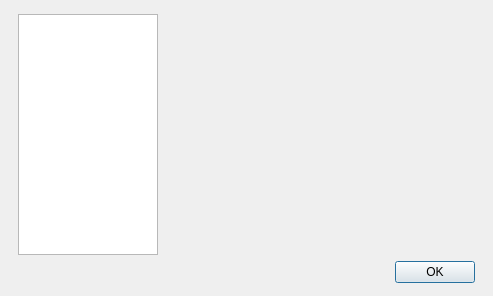
<?xml version="1.0" encoding="UTF-8"?>
<ui version="4.0">
 <author>Jacky Alcine &lt;jacky.alcine@thesii.org&gt;</author>
 <class>SettingsDialog</class>
 <widget class="QDialog" name="SettingsDialog">
  <property name="windowModality">
   <enum>Qt::ApplicationModal</enum>
  </property>
  <property name="geometry">
   <rect>
    <x>0</x>
    <y>0</y>
    <width>493</width>
    <height>296</height>
   </rect>
  </property>
  <property name="sizePolicy">
   <sizepolicy hsizetype="Fixed" vsizetype="Fixed">
    <horstretch>0</horstretch>
    <verstretch>0</verstretch>
   </sizepolicy>
  </property>
  <property name="minimumSize">
   <size>
    <width>493</width>
    <height>296</height>
   </size>
  </property>
  <property name="maximumSize">
   <size>
    <width>493</width>
    <height>296</height>
   </size>
  </property>
  <property name="windowTitle">
   <string>Speech Control Settings</string>
  </property>
  <property name="modal">
   <bool>true</bool>
  </property>
  <widget class="QWidget" name="gridLayoutWidget">
   <property name="geometry">
    <rect>
     <x>12</x>
     <y>8</y>
     <width>469</width>
     <height>281</height>
    </rect>
   </property>
   <layout class="QGridLayout" name="gridLayout">
    <item row="1" column="0" colspan="2">
     <widget class="QDialogButtonBox" name="buttonBox">
      <property name="standardButtons">
       <set>QDialogButtonBox::Ok</set>
      </property>
     </widget>
    </item>
    <item row="0" column="0">
     <widget class="QListWidget" name="lstNavigation">
      <property name="maximumSize">
       <size>
        <width>150</width>
        <height>16777215</height>
       </size>
      </property>
     </widget>
    </item>
    <item row="0" column="1">
     <widget class="QFrame" name="frmPageContainer">
      <property name="sizePolicy">
       <sizepolicy hsizetype="Fixed" vsizetype="Fixed">
        <horstretch>0</horstretch>
        <verstretch>0</verstretch>
       </sizepolicy>
      </property>
      <property name="minimumSize">
       <size>
        <width>311</width>
        <height>246</height>
       </size>
      </property>
      <property name="maximumSize">
       <size>
        <width>311</width>
        <height>246</height>
       </size>
      </property>
      <property name="frameShape">
       <enum>QFrame::NoFrame</enum>
      </property>
      <property name="frameShadow">
       <enum>QFrame::Plain</enum>
      </property>
     </widget>
    </item>
   </layout>
  </widget>
 </widget>
 <layoutdefault spacing="6" margin="6"/>
 <resources/>
 <connections/>
 <designerdata>
  <property name="gridDeltaX">
   <number>4</number>
  </property>
  <property name="gridDeltaY">
   <number>4</number>
  </property>
  <property name="gridSnapX">
   <bool>true</bool>
  </property>
  <property name="gridSnapY">
   <bool>true</bool>
  </property>
  <property name="gridVisible">
   <bool>true</bool>
  </property>
 </designerdata>
</ui>
